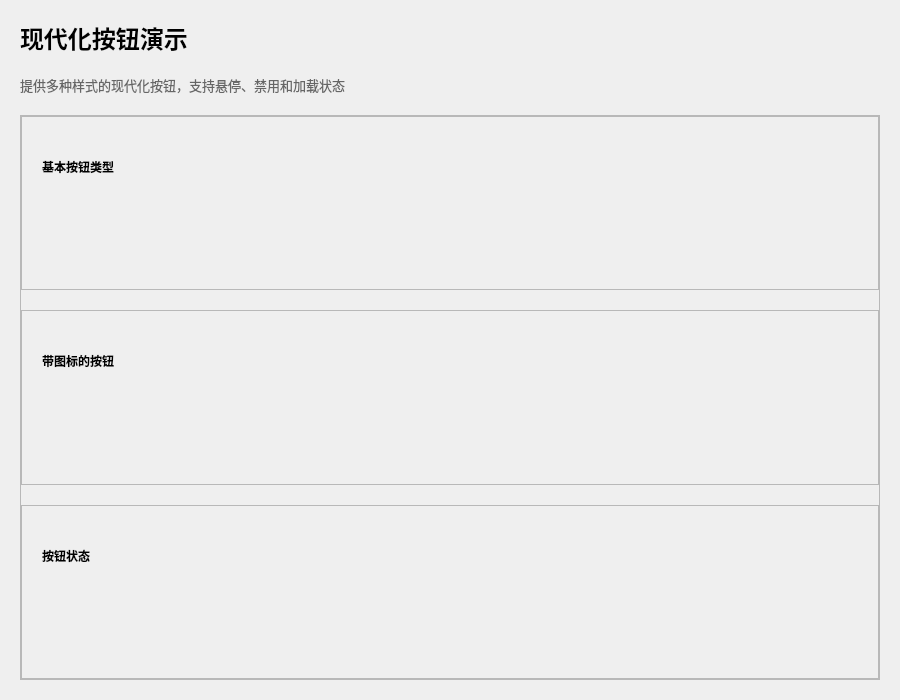
<?xml version="1.0" encoding="UTF-8"?>
<ui version="4.0">
 <class>Mad::ButtonPage</class>
 <widget class="QWidget" name="ButtonPage">
  <property name="geometry">
   <rect>
    <x>0</x>
    <y>0</y>
    <width>900</width>
    <height>700</height>
   </rect>
  </property>
  <property name="windowTitle">
   <string>现代化按钮演示</string>
  </property>
  <layout class="QVBoxLayout" name="verticalLayout">
   <property name="spacing">
    <number>20</number>
   </property>
   <property name="leftMargin">
    <number>20</number>
   </property>
   <property name="topMargin">
    <number>20</number>
   </property>
   <property name="rightMargin">
    <number>20</number>
   </property>
   <property name="bottomMargin">
    <number>20</number>
   </property>
   <item>
    <widget class="QLabel" name="titleLabel">
     <property name="font">
      <font>
       <pointsize>18</pointsize>
       <bold>true</bold>
      </font>
     </property>
     <property name="text">
      <string>现代化按钮演示</string>
     </property>
    </widget>
   </item>
   <item>
    <widget class="QLabel" name="descriptionLabel">
     <property name="text">
      <string>提供多种样式的现代化按钮，支持悬停、禁用和加载状态</string>
     </property>
     <property name="styleSheet">
      <string>color: #666666; font-size: 13px;</string>
     </property>
    </widget>
   </item>
   <item>
    <widget class="QScrollArea" name="scrollArea">
     <property name="widgetResizable">
      <bool>true</bool>
     </property>
     <widget class="QWidget" name="scrollAreaWidgetContents">
      <property name="geometry">
       <rect>
        <x>0</x>
        <y>0</y>
        <width>840</width>
        <height>570</height>
       </rect>
      </property>
      <layout class="QVBoxLayout" name="scrollLayout">
       <property name="spacing">
        <number>20</number>
       </property>
       <property name="leftMargin">
        <number>0</number>
       </property>
       <property name="topMargin">
        <number>0</number>
       </property>
       <property name="rightMargin">
        <number>0</number>
       </property>
       <property name="bottomMargin">
        <number>0</number>
       </property>
       <item>
        <widget class="QFrame" name="basicButtonsFrame">
         <property name="frameShape">
          <enum>QFrame::StyledPanel</enum>
         </property>
         <property name="frameShadow">
          <enum>QFrame::Raised</enum>
         </property>
         <layout class="QVBoxLayout" name="basicButtonsLayout">
          <property name="spacing">
           <number>15</number>
          </property>
          <property name="leftMargin">
           <number>20</number>
          </property>
          <property name="topMargin">
           <number>20</number>
          </property>
          <property name="rightMargin">
           <number>20</number>
          </property>
          <property name="bottomMargin">
           <number>20</number>
          </property>
          <item>
           <widget class="QLabel" name="basicLabel">
            <property name="font">
             <font>
              <bold>true</bold>
             </font>
            </property>
            <property name="text">
             <string>基本按钮类型</string>
            </property>
           </widget>
          </item>
          <item>
           <widget class="QWidget" name="basicButtonsWidget" native="true">
            <property name="minimumSize">
             <size>
              <width>0</width>
              <height>50</height>
             </size>
            </property>
           </widget>
          </item>
         </layout>
        </widget>
       </item>
       <item>
        <widget class="QFrame" name="iconButtonsFrame">
         <property name="frameShape">
          <enum>QFrame::StyledPanel</enum>
         </property>
         <property name="frameShadow">
          <enum>QFrame::Raised</enum>
         </property>
         <layout class="QVBoxLayout" name="iconButtonsLayout">
          <property name="spacing">
           <number>15</number>
          </property>
          <property name="leftMargin">
           <number>20</number>
          </property>
          <property name="topMargin">
           <number>20</number>
          </property>
          <property name="rightMargin">
           <number>20</number>
          </property>
          <property name="bottomMargin">
           <number>20</number>
          </property>
          <item>
           <widget class="QLabel" name="iconLabel">
            <property name="font">
             <font>
              <bold>true</bold>
             </font>
            </property>
            <property name="text">
             <string>带图标的按钮</string>
            </property>
           </widget>
          </item>
          <item>
           <widget class="QWidget" name="iconButtonsWidget" native="true">
            <property name="minimumSize">
             <size>
              <width>0</width>
              <height>50</height>
             </size>
            </property>
           </widget>
          </item>
         </layout>
        </widget>
       </item>
       <item>
        <widget class="QFrame" name="stateButtonsFrame">
         <property name="frameShape">
          <enum>QFrame::StyledPanel</enum>
         </property>
         <property name="frameShadow">
          <enum>QFrame::Raised</enum>
         </property>
         <layout class="QVBoxLayout" name="stateButtonsLayout">
          <property name="spacing">
           <number>15</number>
          </property>
          <property name="leftMargin">
           <number>20</number>
          </property>
          <property name="topMargin">
           <number>20</number>
          </property>
          <property name="rightMargin">
           <number>20</number>
          </property>
          <property name="bottomMargin">
           <number>20</number>
          </property>
          <item>
           <widget class="QLabel" name="stateLabel">
            <property name="font">
             <font>
              <bold>true</bold>
             </font>
            </property>
            <property name="text">
             <string>按钮状态</string>
            </property>
           </widget>
          </item>
          <item>
           <widget class="QWidget" name="stateButtonsWidget" native="true">
            <property name="minimumSize">
             <size>
              <width>0</width>
              <height>50</height>
             </size>
            </property>
           </widget>
          </item>
         </layout>
        </widget>
       </item>
      </layout>
     </widget>
    </widget>
   </item>
  </layout>
 </widget>
 <resources/>
 <connections/>
</ui>
